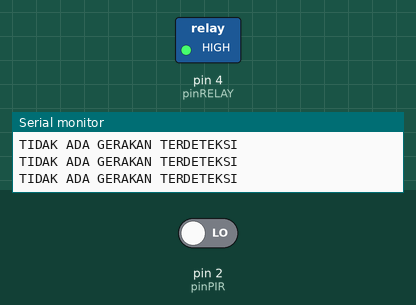
Simulated run of this sketch. Board: Arduino Uno, built with avr-gcc and run on an emulated ATmega328P. On the bench: switched loads named in the sketch (green lamp = pin HIGH), the last lines printed to the serial monitor. The inputs (shaded band) are chosen by the test bench; at power-on: pin 2 (pinPIR) LOW.

Above: at 10.8 s.
10.9 s: pin 2 (pinPIR) driven HIGH
At 16.0 s:
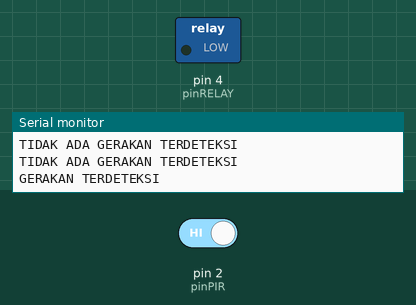
16.9 s: pin 2 (pinPIR) driven LOW
At 21.0 s:
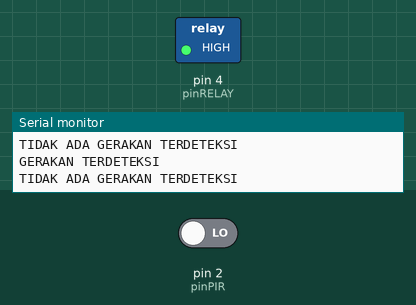
Timing chart, 0 to 22.5 s (numbered marks = the images above; inputs shaded):
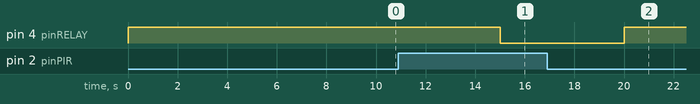

Measured:
- after the input at 10.9 s, pin 4 (pinRELAY): HIGH → LOW after 4.1 s
- after the input at 16.9 s, pin 4 (pinRELAY): LOW → HIGH after 3.1 s

The sketch:

pir_relay.ino
```cpp
int pinPIR = 2;     //pin Out PIR
int pinRELAY = 4;   //pin IN relay
int statusPIR = 0;  //variabel untuk menampung status sensor

void setup(){

pinMode(pinPIR, INPUT);     //pengaturan pin PIR sebagai input
pinMode(pinRELAY, OUTPUT);  //pengaturan pin relay sebagai output
Serial.begin(9600);         //pengaturan baud rate untuk komunikasi serial sebesar 9600bps
}
void loop(){

statusPIR = digitalRead(pinPIR);
if (statusPIR ==HIGH) {            //jika sensor membaca gerakan maka relay akan aktif

digitalWrite(pinRELAY, LOW);
Serial.println("GERAKAN TERDETEKSI");
delay(5000); //Diberikan waktu tunda 5 detik
}
else {
digitalWrite(pinRELAY, HIGH);       //jika sensor tidak membaca gerakan maka relay akan off
Serial.println("TIDAK ADA GERAKAN TERDETEKSI");
delay(5000); //Diberikan waktu tunda 5 detik
}
}
```
